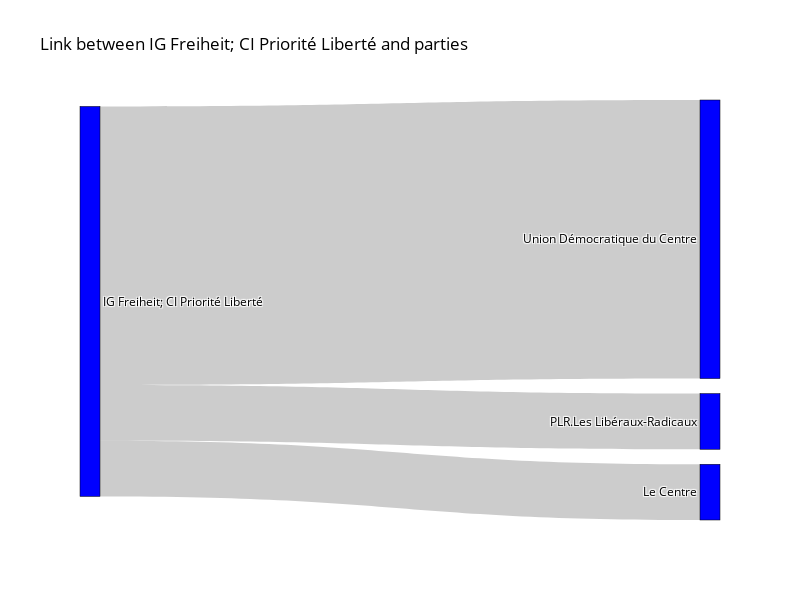

This figure's notebook cell:
### Code cell
import plotly.graph_objects as go
key = 892
counter = get_interessen_counter(key)
# Define data
source = [organisation_dict[key], *counter]
target = [*counter]
value = [*counter.values()]

# Create Sankey diagram
fig = go.Figure(data=[go.Sankey(
    node=dict(
        pad=15,
        thickness=20,
        line=dict(color="black", width=0.5),
        label=source + target,
        color="blue"
    ),
    link=dict(
        source=np.zeros(len([*counter])),
        target=list(range(1,len([*counter]))),
        value=value
    )
)])

# Update layout
fig.update_layout(title_text=f"Link between {organisation_dict[key]} and parties",
                  font=dict(size=12, color="black"),
                  width=800, height=600)

# Show the plot
fig.show()

### Figure 1 — Plotly figure (JSON) as saved in the notebook; plotly's stock layout.template omitted (floating-point values rounded to 4 significant figures)
{"data": [{"link": {"source": [0, 0, 0, 0, 0, 0, 0], "target": [1, 2, 3, 4, 5, 6], "value": [5, 1, 1, 0, 0, 0, 0]}, "node": {"color": "blue", "label": ["IG Freiheit; CI Priorité Liberté", "Union Démocratique du Centre", "PLR.Les Libéraux-Radicaux", "Le Centre", "Parti socialiste", "Parti vert-libéral", "Les Verts", "Union Démocratique Fédérale", "Union Démocratique du Centre", "PLR.Les Libéraux-Radicaux", "Le Centre", "Parti socialiste", "Parti vert-libéral", "Les Verts", "Union Démocratique Fédérale"], "line": {"color": "black", "width": 0.5}, "pad": 15, "thickness": 20}, "type": "sankey"}], "layout": {"font": {"color": "black", "size": 12}, "height": 600, "title": {"text": "Link between IG Freiheit; CI Priorité Liberté and parties"}, "width": 800}}
